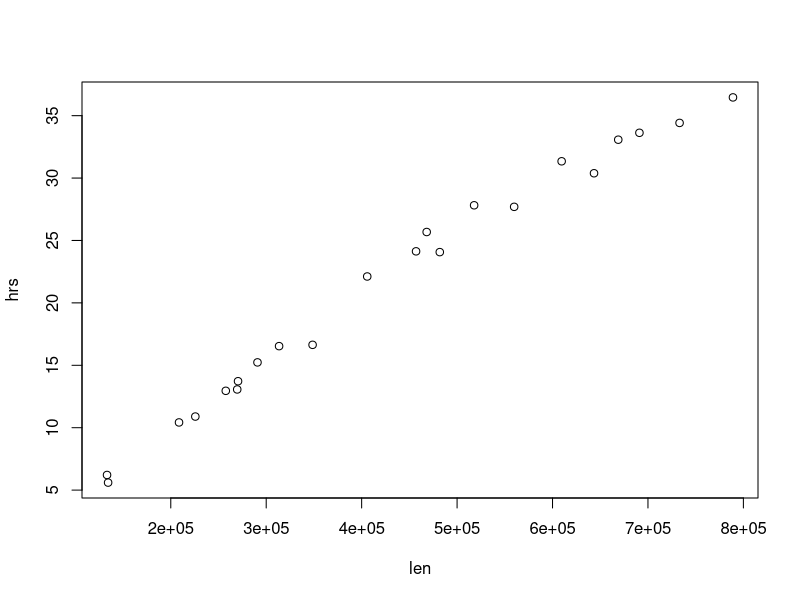

Source code (R):
library(dplyr)
library(lubridate)

a <- read.table("times.txt", sep=",", stringsAsFactors=FALSE)
a$time <- ymd_hms(as.POSIXct(strptime(a$V3, "%a %b %e %T %Y")))

b <- group_by(a, V1) %>% dplyr::summarise(hrs = (time[1] %--% time[2]) / dhours(1)) %>% as.data.frame()
b$len <- scan("lengths.txt", numeric())

plot(hrs ~ len, b)

cor(b$hrs, b$len)
lm(hrs ~ len, b)
sum(b$hrs) / 28
